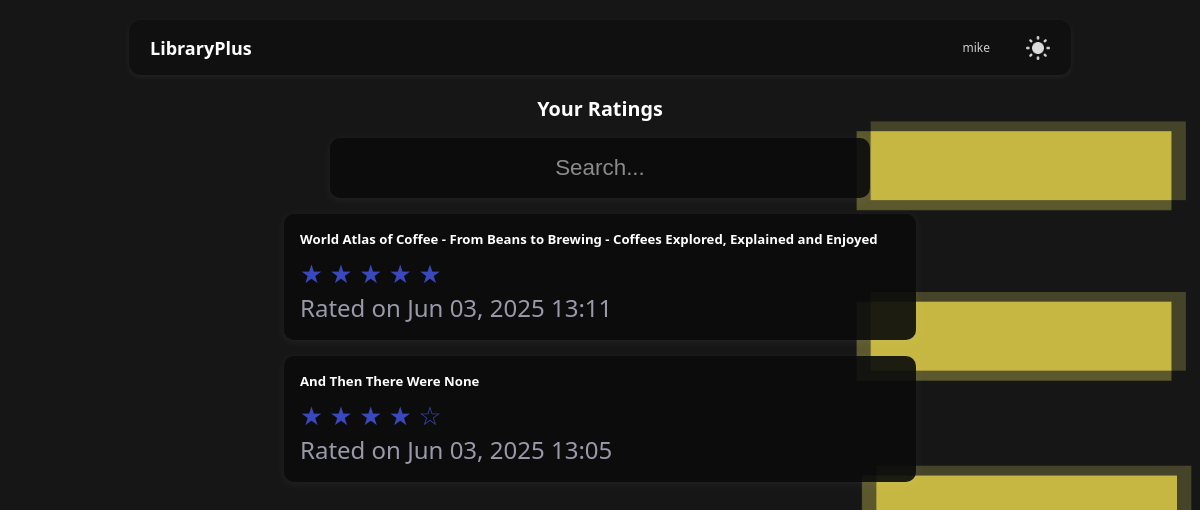
Screenshot of /profile/my-ratings/ (signed in) with the database file from the repository.
### barcodeRec/models.py (models this page shows, shortened)
class Rating(models.Model):
    user = models.ForeignKey(User, on_delete=models.CASCADE)
    title = models.CharField(max_length=255, default="None")
    isbn = models.CharField(max_length=20)
    rating = models.IntegerField()
    total_rating = models.FloatField(default=0)
    number_of_ratings = models.IntegerField(default=0)
    rated_at = models.DateTimeField(auto_now=True)
    class Meta:
        unique_together = ('user', 'isbn')

### userProfile/decorators.py (the view)
        def _wrapped_view(request, *args, **kwargs):
            if not request.user.is_authenticated:
                return redirect('login')
            if hasattr(request.user, 'userprofile') and request.user.userprofile.user_type == required_type:
                return view_func(request, *args, **kwargs)
            raise PermissionDenied

### userProfile/views.py (called while the page is built)
@login_required
@user_type_required('User')
def my_ratings_view(request):
    if request.method == 'POST':
        searchTitle = request.POST['search']
        if searchTitle:
            user_ratings = Rating.objects.filter(user=request.user, title__icontains=searchTitle).order_by('-rated_at')
        else:
            user_ratings = Rating.objects.filter(user=request.user).order_by('-rated_at')
    else:
        user_ratings = Rating.objects.filter(user=request.user).order_by('-rated_at')
    return render(request, 'userProfile/myRatings.html', {'ratings': user_ratings, 'random_number': random.randint(0, 7)})

### templates/userProfile/myRatings.html (shortened to what this page needs)
{% include 'reusable/navbar.html' %}
{% load static %}
<!DOCTYPE html>
<html lang="en">
<head>
  <link rel="stylesheet" href="{% static 'styleMyratings.css' %}">
</head>
<body>
  <h2 style="text-align:center;">Your Ratings</h2>
  {% if ratings %}
  <form method="post" id="searchForm">
      <input type="text" placeholder="Search..." name="search" id="searchInput">
    </form>
    {% for rating in ratings %}
    <a href="/home/bookDetails/?isbn={{ rating.isbn }}" class="rating-card-link">
      <div class="rating-card">
        <h4>{{ rating.title }}</h4>
        <div class="stars">
          {% for i in "12345" %}
            {% if i|add:"0" <= rating.rating %}
              ★
            {% else %}
              ☆
            {% endif %}
          {% endfor %}
        </div>
        <div class="date">Rated on {{ rating.rated_at|date:"M d, Y H:i" }}</div>
      </div>
    </a>
    {% endfor %}
  {% else %}
    <p style="text-align:center;">You haven't rated any books yet.</p>
  {% endif %}
</body>
</html>

### templates/reusable/navbar.html (shortened to what this page needs)
{% load static %}
<div id="topnav">
  <div class="nav-left">
    <div class="home-link" onclick="location.href='/home/'">LibraryPlus</div>
  </div>
  <div class="nav-right">
    {% if user.is_authenticated %}
      <div class="menu_btn" onclick="location.href='/profile/'">{{ user }}</div>
    {% else %}
      <div class="menu_btn" onclick="location.href='/auth/login/'">Login</div>
    {% endif %}
    {% if user.userprofile.display_mode == 'dark' %}
      <form method="post" action="/updateMode/" class="switchForm" style="margin:0;">
        <input type="image" src="{% static 'lightMode.png' %}" value="" class="modeSwitch">
      </form>
    {% else %}
      <form method="post" action="/updateMode/" class="switchForm" style="margin:0">
        {% csrf_token %}
        <input type="image" src="{% static 'darkMode.png' %}" value="" class="modeSwitch">
        <input type="text" hidden value="dark" name="mode">
      </form>
    {% endif %}
  </div>
</div>

### static/styleMyratings.css (style rules this page uses)
@media only screen and (min-width: 1001px) { body { font-size: 1.1vw; } }
@media only screen and (min-width: 1001px) { .rating-card { width: 50vw; } }
@media only screen and (min-width: 1001px) { #searchForm { width: 45vw; } }
@media only screen and (min-width: 1001px) { #searchInput { font-size: 1.4rem; } }
body { background-color: #f8f9fa; }
#searchForm { background-color: rgba(244, 244, 244, 0.9); border-radius: 10px; box-shadow: 0 2px 8px rgba(0,0,0,0.05); margin: 1rem auto; }
#searchInput { background-color: rgba(244, 244, 244, 0); border: none; margin: 1rem auto; text-align: center; width: 100%; }
.rating-card { background-color: rgba(244, 244, 244, 0.9); border-radius: 10px; padding: 1rem; margin: 1rem auto; box-shadow: 0 2px 8px rgba(0,0,0,0.05); }
.rating-card h4 { margin: 0 0 0.5rem 0; }
.stars { font-size: 1.6rem; color: #c6b743; }
.date { font-size: 1.5rem; color: #665; }
.rating-card-link { text-decoration: none; color: inherit; display: block; }

### templates/reusable/navbar.html (style rules this page uses)
@media only screen and (min-width: 1001px) { .nav-left .home-link { font-size: 1.5vw; font-weight: bold; color: #000000; cursor: pointer; } }
@media only screen and (min-width: 1001px) { .nav-right { font-size: 1vw; display: flex; gap: 1.5rem; align-items: center; } }
#topnav { display: flex; justify-content: space-between; align-items: center; padding: 10px 20px; width: 75vw; max-width: 75vw; margin: 20px auto; border: 1px solid #00000000; border-radius: 12px; background-color: rgba(244, 244, 244, 0.6); box-shadow: 0 2px 5px rgba(0, 0, 0, 0.05); }
.menu_btn { padding: 8px 12px; font-weight: 500; color: #333; transition: color 0.3s; }
@media only screen and (min-width: 1001px) { .modeSwitch { width: 2vw; } }

### rows the page displays
Rating: title "World Atlas of Coffee - From Beans to Brewing - Coffees Explored, Explained and Enjoyed", rating 5 (drawn), rated_at "Jun 03, 2025 13:11"
Rating: title "And Then There Were None", rating 4 (drawn), rated_at "Jun 03, 2025 13:05"

### other values shown
{{ user }} "mike"
